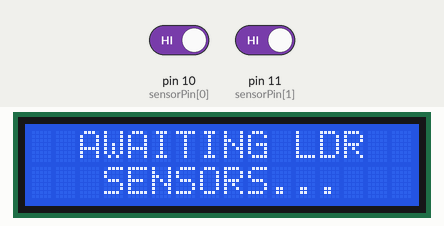
Recording of a sketch running on a simulated Arduino Uno, built with avr-gcc and run on an emulated ATmega328P. On the bench: 16×2 character LCD. The inputs (shaded band) are chosen by the test bench; at power-on: pin 10 (sensorPin[0]) HIGH, pin 11 (sensorPin[1]) HIGH.

Above: at 2.7 s.
2.8 s: pin 10 (sensorPin[0]) driven LOW
At 3.31 s:
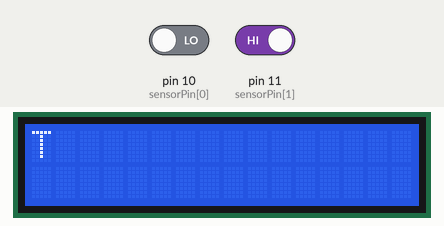
5.2 s: pin 11 (sensorPin[1]) driven LOW
At 6.2 s:
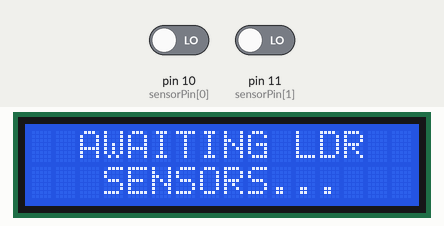
6.8 s: pin 10 (sensorPin[0]) driven HIGH
At 7.61 s:
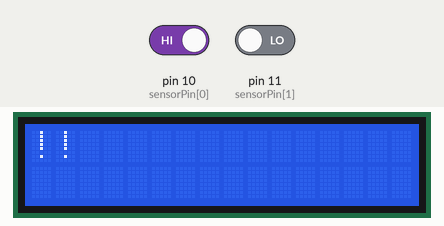
9.5 s: pin 10 (sensorPin[0]) driven LOW and pin 11 (sensorPin[1]) driven HIGH
At 10.46 s:
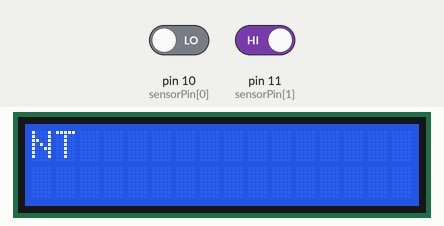
12.5 s: pin 10 (sensorPin[0]) driven HIGH and pin 11 (sensorPin[1]) driven LOW
At 14.25 s:
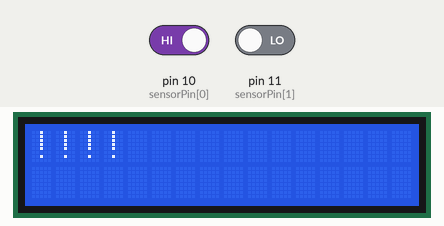

The sketch:

lab7_part2.ino
```cpp
#include <Wire.h>
#include <LiquidCrystal_I2C.h>

LiquidCrystal_I2C lcd(0x27, 16, 2);

const int sensorPin[2] = {10, 11};

void setup() {
  lcd.init();
  lcd.backlight();
  lcd.clear();

  pinMode(sensorPin[0], INPUT);
  pinMode(sensorPin[1], INPUT);

  lcd.clear();
  lcd.setCursor(2, 0);
  lcd.print("SYSTEM READY");
  delay(1500);
}

void loop() {
  bool ldr1Active = (digitalRead(sensorPin[0]) == LOW);
  bool ldr2Active = (digitalRead(sensorPin[1]) == LOW);

  if (ldr1Active == ldr2Active) {
    lcd.setCursor(0, 0);
    lcd.print("  AWAITING LDR  ");
    lcd.setCursor(0, 1);
    lcd.print("   SENSORS...   ");
  }

  else if (ldr1Active) {
    lcd.clear();
    String text = "WELCOME TO THE PUP-CPE DEPARTMENT";
    String padded = "                " + text + "                ";
    int totalLen = padded.length();

    for (int i = totalLen - 16; i >= 0; i--) {
      if (digitalRead(sensorPin[0]) == HIGH) {
        lcd.clear();
        break;
      }
      if (digitalRead(sensorPin[1]) == LOW) {
        lcd.clear();
        break;
      }
      lcd.setCursor(0, 0);
      lcd.print(padded.substring(i, i + 16));
      delay(300);
    }
  }

  else if (ldr2Active) {
    lcd.clear();
    String text = "GOODBYE, SEE YOU AGAIN NEXT TIME!!!!";
    String padded = "                " + text + "                ";
    int totalLen = padded.length();

    for (int i = totalLen - 16; i >= 0; i--) {
      if (digitalRead(sensorPin[1]) == HIGH) {
        lcd.clear();
        break;
      }
      if (digitalRead(sensorPin[0]) == LOW) {
        lcd.clear();
        break;
      }
      lcd.setCursor(0, 0);
      lcd.print(padded.substring(i, i + 16));
      delay(300);
    }
  }
}
```

Measured:
- after the input at 2.8 s, the display: first changes at once (image 1 shows a later state)
- after the input at 5.2 s, the display: first changes after 0.15 s (image 2 shows a later state)
- after the input at 6.8 s, the display: first changes at once (image 3 shows a later state)
- after the input at 9.5 s, the display: first changes after 0.15 s (image 4 shows a later state)
